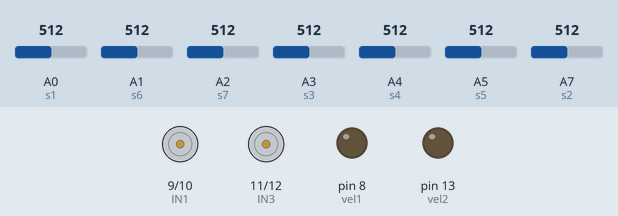
Bench run of a sketch on a simulated Arduino Nano, built with avr-gcc and run on an emulated ATmega328P. Parts: motor-driver pin pairs drawn as motors (green arrow = first pin HIGH = forward, orange = second pin HIGH = backward, longer = more drive), output pins drawn as LEDs (lit = HIGH). Inputs (shaded band) come from the test bench; at power-on: A3 (s3) = 512, A0 (s1) = 512, A1 (s6) = 512, A2 (s7) = 512, A4 (s4) = 512, A5 (s5) = 512, A7 (s2) = 512.

Above: at 1.2 s.
1.3 s: A3 (s3) set to 409
2.8 s: A3 (s3) set to 388
At 3.6 s:
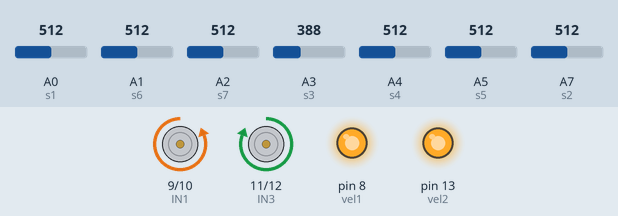
Timing chart, 0 to 5.8 s (numbered marks = the images above; inputs shaded):
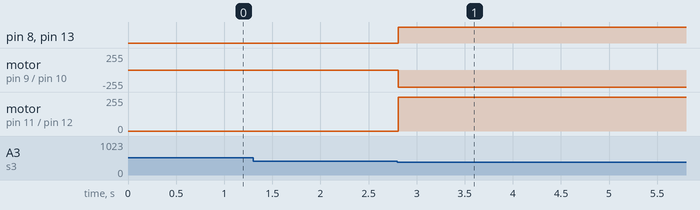

The sketch:

sensores4.ino
```cpp
#define s6 A1
#define s7 A2
#define s3 A3
#define s4 A4
#define s1 A0
#define s5 A5
#define s2 A7

#define vel1 8
#define IN1 9
#define IN2 10
#define IN3 11
#define IN4 12
#define vel2 13

int sensor1, sensor2, sensor3, sensor4, sensor5, sensor6, sensor7;
int velE = 150;
int velD = 200;

int corte1 = 400;
int corte2 = 650;

/*

                             S5 S6 S7
                          S1 S2    S3 S4

___________|  S1  |  S2  |  S3  |  S4  |  S5  |  S6  |  S7  |
BRANCO (<) | 600  | 350  | 350  | 600  | 350  | 350  | 350  |
PRETO (>=) | 600  | 350  | 350  | 600  | 350  | 350  | 350  |

*/

void setup() {
  pinMode(s1, INPUT);
  pinMode(s2, INPUT);
  pinMode(s3, INPUT);
  pinMode(s4, INPUT);
  pinMode(s5, INPUT);
  pinMode(s6, INPUT);
  pinMode(s7, INPUT);

  pinMode(IN1, OUTPUT);
  pinMode(IN2, OUTPUT);
  pinMode(IN3, OUTPUT);
  pinMode(IN4, OUTPUT);
  pinMode(vel1, OUTPUT);
  pinMode(vel2, OUTPUT);
  Serial.begin(9600);
}

void loop() {

  sensor1 = analogRead(s1);
  sensor2 = analogRead(s2);
  sensor3 = analogRead(s3);
  sensor4 = analogRead(s4);
  sensor5 = analogRead(s5);
  sensor6 = analogRead(s6);
  sensor7 = analogRead(s7);

  //printarSensores();

  // BRANCO - PRETO - BRANCO
  if(sensor2 < corte1 && sensor6 >= corte1 && sensor3 < corte1){
    frente(velE, velD);
  }
  // PRETO - BRANCO - BRANCO
  else if(sensor2 >= corte1 && sensor6 < corte1 && sensor3 < corte1){
    esquerda(velE, velD);
  }
  // BRANCO - BRANCO - PRETO
  else if(sensor2 < corte1 && sensor6 < corte1 && sensor3 >= corte1){
    direita(velE, velD);
  }
  // PRETO - PRETO - BRANCO
  else if(sensor2 >= corte1 && sensor6 >= corte1 && sensor3 < corte1){
    frente(velE, velD);
    while(sensor2 >= corte1){
      sensor2 = analogRead(s2);
      delay(10);
    }
  }
  // BRANCO - PRETO - PRETO
  else if(sensor2 < corte1 && sensor6 >= corte1 && sensor3 >= corte1){
    frente(velE, velD);
    while(sensor3 >= corte1){
      sensor3 = analogRead(s3);
      delay(10);
    }
  }

//  if(sensor1 >= corte2 && sensor2 >= corte1 && sensor3 < corte1 && sensor4 < corte2 && sensor5 < corte1 && sensor6 < corte1 && sensor7 < corte1){
//    frente(150, 200);
//    delay(350);
//    esquerda(200, 200);
//    while(sensor6 < corte1){
//      sensor6 = analogRead(s6);
//    }
//  }
//
//  if(sensor1 < corte2 && sensor2 < corte1 && sensor3 >= corte1 && sensor4 >= corte2 && sensor5 < corte1 && sensor6 < corte1 && sensor7 < corte1){
//    frente(150, 200);
//    delay(350);
//    direita(200, 200);
//    while(sensor6 < corte1){
//      sensor6 = analogRead(s6);
//    }
//  }

  delay(10);
}

void frente( int velocidade1, int velocidade2 ){
  digitalWrite(IN1, LOW);
  digitalWrite(IN2, HIGH);
  digitalWrite(IN3, HIGH);
  digitalWrite(IN4, LOW);

  analogWrite(vel1, velocidade1);
  analogWrite(vel2, velocidade2);
}
void tras( int velocidade1, int velocidade2 ){
  digitalWrite(IN1, HIGH);
  digitalWrite(IN2, LOW);
  digitalWrite(IN3, LOW);
  digitalWrite(IN4, HIGH);

  analogWrite(vel1, velocidade1);
  analogWrite(vel2, velocidade2);
}
void esquerda( int velocidade1, int velocidade2 ){
  digitalWrite(IN1, HIGH);
  digitalWrite(IN2, LOW);
  digitalWrite(IN3, HIGH);
  digitalWrite(IN4, LOW);

  analogWrite(vel1, velocidade1);
  analogWrite(vel2, velocidade2);
}
void direita( int velocidade1, int velocidade2 ){

  digitalWrite(IN1, LOW);
  digitalWrite(IN2, HIGH);
  digitalWrite(IN3, LOW);
  digitalWrite(IN4, HIGH);

  analogWrite(vel1, velocidade1);
  analogWrite(vel2, velocidade2);
}

void printarSensores(){
    if(sensor1 < corte2){
    Serial.print("S1: BRANCO");
    Serial.print(" ");
  } else {
    Serial.print("S1: PRETO");
    Serial.print(" ");
  }

  if(sensor2 < corte1){
    Serial.print("S2: BRANCO");
    Serial.print(" ");
  } else {
    Serial.print("S2: PRETO");
    Serial.print(" ");
  }

  if(sensor3 < corte1){
    Serial.print("S3: BRANCO");
    Serial.print(" ");
  } else {
    Serial.print("S3: PRETO");
    Serial.print(" ");
  }

  if(sensor4 < corte2){
    Serial.print("S4: BRANCO");
    Serial.print(" ");
  } else {
    Serial.print("S4: PRETO");
    Serial.print(" ");
  }

  if(sensor5 < corte1){
    Serial.print("S5: BRANCO");
    Serial.print(" ");
  } else {
    Serial.print("S5: PRETO");
    Serial.print(" ");
  }

  if(sensor6 < corte1){
    Serial.print("S6: BRANCO");
    Serial.print(" ");
  } else {
    Serial.print("S6: PRETO");
    Serial.print(" ");
  }

  if(sensor7 < corte1){
    Serial.print("S7: BRANCO");
    Serial.println(" ");
  } else {
    Serial.print("S7: PRETO");
    Serial.println(" ");
  }

  Serial.print("S1: ");
  Serial.print(analogRead(s1));
  Serial.print(" ");

  Serial.print("S2: ");
  Serial.print(analogRead(s2));
  Serial.print(" ");

  Serial.print("S3: ");
  Serial.print(analogRead(s3));
  Serial.print(" ");

  Serial.print("S4: ");
  Serial.print(analogRead(s4));
  Serial.print(" ");

  Serial.print("S5: ");
  Serial.print(analogRead(s5));
  Serial.print(" ");

  Serial.print("S6: ");
  Serial.print(analogRead(s6));
  Serial.print(" ");

  Serial.print("S7: ");
  Serial.print(analogRead(s7));
  Serial.println(" ");

 delay(500);
}
```

Measured:
- the behaviour switches between 400 and 399 on A3 (s3) (found by bisection; images 0 and 1)
- after the input at 1.3 s, every drawn part: stays the same
- after the input at 2.8 s, pin 8 (vel1), pin 13 (vel2): LOW → HIGH at once; motor on pin 9 (IN1) / pin 10 (IN2): stopped → backward 255/255 at once; motor on pin 11 (IN3) / pin 12 (IN4): stopped → forward 255/255 at once
